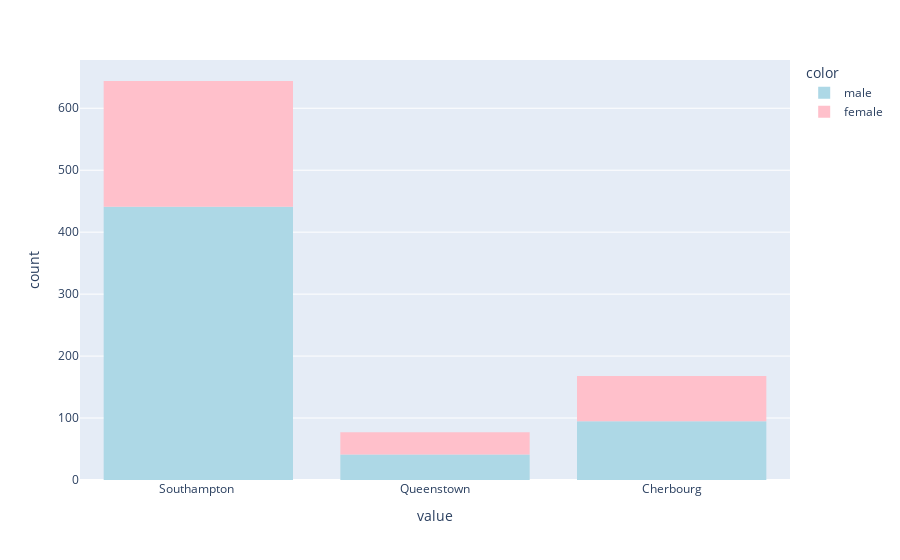

The cell this chart's notebook holds for it:
### Markdown cell above
##### Embarked vs. Sex

### Code cell
fig = px.histogram(df['Embarked'], color=df['Sex'], color_discrete_sequence=['lightblue', 'pink'])
fig.update_xaxes(tickvals=['S', 'C', 'Q'], ticktext=['Southampton ', 'Cherbourg', 'Queenstown'])
fig.show();

### Figure 1 — Plotly figure (JSON) as saved in the notebook; plotly's stock layout.template omitted (floating-point values rounded to 4 significant figures; data arrays with more than 128 entries replaced by an {"elided": "..."} marker saying what was removed)
{"data": [{"alignmentgroup": "True", "bingroup": "x", "hovertemplate": "color=male<br>value=%{x}<br>count=%{y}<extra></extra>", "legendgroup": "male", "marker": {"color": "lightblue", "pattern": {"shape": ""}}, "name": "male", "offsetgroup": "male", "orientation": "v", "showlegend": true, "type": "histogram", "x": {"elided": "577 str values"}, "xaxis": "x", "yaxis": "y"}, {"alignmentgroup": "True", "bingroup": "x", "hovertemplate": "color=female<br>value=%{x}<br>count=%{y}<extra></extra>", "legendgroup": "female", "marker": {"color": "pink", "pattern": {"shape": ""}}, "name": "female", "offsetgroup": "female", "orientation": "v", "showlegend": true, "type": "histogram", "x": {"elided": "314 str values"}, "xaxis": "x", "yaxis": "y"}], "layout": {"barmode": "relative", "legend": {"title": {"text": "color"}, "tracegroupgap": 0}, "margin": {"t": 60}, "xaxis": {"anchor": "y", "domain": [0, 1], "ticktext": ["Southampton ", "Cherbourg", "Queenstown"], "tickvals": ["S", "C", "Q"], "title": {"text": "value"}}, "yaxis": {"anchor": "x", "domain": [0, 1], "title": {"text": "count"}}}}
